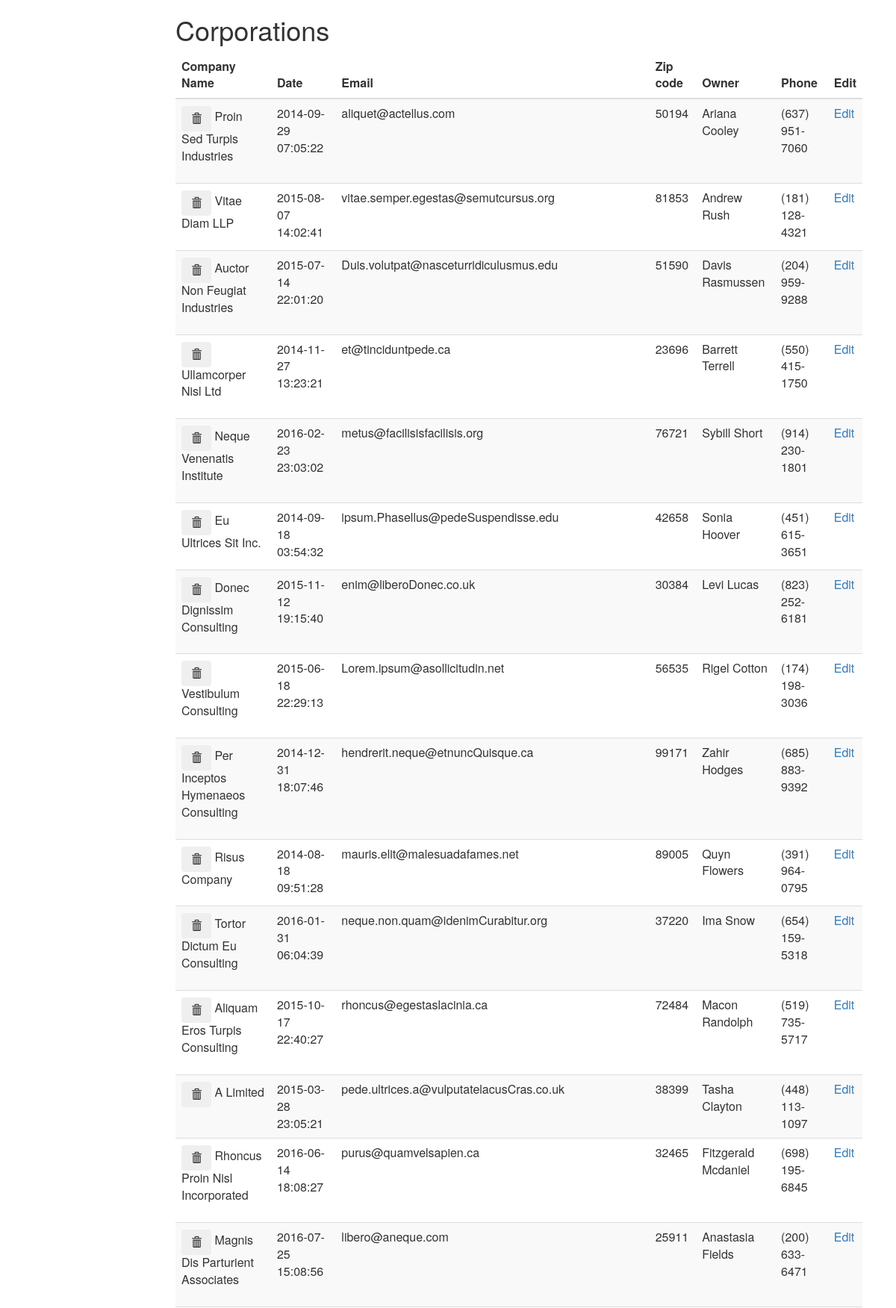
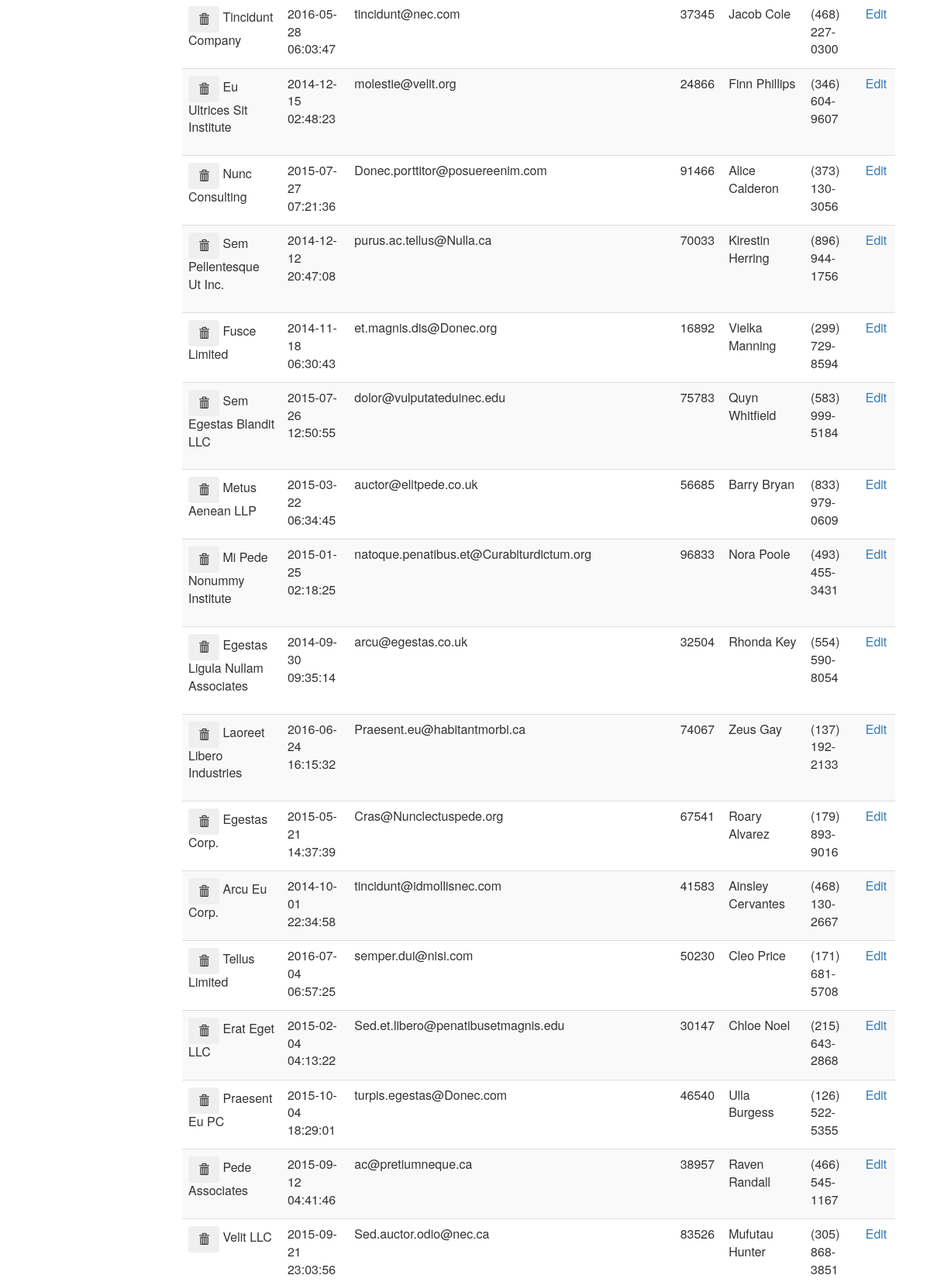
/week3/Corporations/view.php (upper part), run on the app's committed database (2 pictures, top to bottom).
### tables this page shows
CREATE TABLE `corps` (
`id` mediumint(8) unsigned NOT NULL auto_increment,
`corp` varchar(255),
`incorp_dt` varchar(255),
`email` varchar(255) default NULL,
`zipcode` varchar(10) default NULL,
`owner` varchar(255) default NULL,
`phone` varchar(100) default NULL,
PRIMARY KEY (`id`)
) AUTO_INCREMENT=1;

### week3/Corporations/model/model_corporations.php (called while the page is built, shortened)
<?php
    include (__DIR__ . '/db.php');
    function getCorps () {
        global $db;
        $results = [];
        $stmt = $db->prepare("SELECT id, corp, incorp_dt, email, zipcode, owner, phone FROM corps");
        if ( $stmt->execute() && $stmt->rowCount() > 0 ) {
             $results = $stmt->fetchAll(PDO::FETCH_ASSOC);
         }
         return ($results);
    }
?>

### week3/Corporations/view.php (the view, shortened to what this page needs)
<html lang="en">
<head>
  <link rel="stylesheet" href="https://maxcdn.bootstrapcdn.com/bootstrap/3.4.0/css/bootstrap.min.css">
</head>
<body>
    <div class="container">
    <div class="col-sm-offset-2 col-sm-10">
        <h1>Corporations</h1>
    <?php
        include __DIR__ . '/model/model_corporations.php';
        $corps = getCorps ();
    ?>
    <table class="table table-striped">
            <thead>
                <tr>
                    <th>Company Name</th>
                    <th>Date</th>
                    <th>Email</th>
                    <th>Zip code</th>
                    <th>Owner</th>
                    <th>Phone</th>
                    <th>Edit</th>
                </tr>
            </thead>
            <tbody>
            <?php foreach ($corps as $row): ?>
                <tr>
                    <td>
                            <form action="view.php" method="post">
                            <button class="btn glyphicon glyphicon-trash" type="submit"></button>
                            <?php echo $row['corp']; ?>
                        </form>
                   </td>
                    <td><?php echo $row['incorp_dt']; ?></td>
                          <td><?php echo $row['email']; ?></td>
                                <td><?php echo $row['zipcode']; ?></td>
                                      <td><?php echo $row['owner']; ?></td>
                                            <td><?php echo $row['phone']; ?></td>
                    <td><a href="editCorporations.php?action=update&corpId=<?php echo $row['id']; ?>">Edit</a></td>
                </tr>
            <?php endforeach; ?>
            </tbody>
        </table>
        <br />
    </div>
    </div>
</body>
</html>

### data on the page
corps: corp "Proin Sed Turpis Industries", incorp_dt "2014-09-29 07:05:22", email "aliquet@actellus.com", zipcode "50194", owner "Ariana Cooley", phone "(637) 951-7060"
corps: corp "Vitae Diam LLP", incorp_dt "2015-08-07 14:02:41", email "vitae.semper.egestas@semutcursus.org", zipcode "81853", owner "Andrew Rush", phone "(181) 128-4321"
corps: corp "Auctor Non Feugiat Industries", incorp_dt "2015-07-14 22:01:20", email "Duis.volutpat@nasceturridiculusmus.edu", zipcode "51590", owner "Davis Rasmussen", phone "(204) 959-9288"
corps: corp "Ullamcorper Nisl Ltd", incorp_dt "2014-11-27 13:23:21", email "et@tinciduntpede.ca", zipcode "23696", owner "Barrett Terrell", phone "(550) 415-1750"
corps: corp "Neque Venenatis Institute", incorp_dt "2016-02-23 23:03:02", email "metus@facilisisfacilisis.org", zipcode "76721", owner "Sybill Short", phone "(914) 230-1801"
corps: corp "Eu Ultrices Sit Inc.", incorp_dt "2014-09-18 03:54:32", email "ipsum.Phasellus@pedeSuspendisse.edu", zipcode "42658", owner "Sonia Hoover", phone "(451) 615-3651"
corps: corp "Donec Dignissim Consulting", incorp_dt "2015-11-12 19:15:40", email "enim@liberoDonec.co.uk", zipcode "30384", owner "Levi Lucas", phone "(823) 252-6181"
corps: corp "Vestibulum Consulting", incorp_dt "2015-06-18 22:29:13", email "Lorem.ipsum@asollicitudin.net", zipcode "56535", owner "Rigel Cotton", phone "(174) 198-3036"
corps: corp "Per Inceptos Hymenaeos Consulting", incorp_dt "2014-12-31 18:07:46", email "hendrerit.neque@etnuncQuisque.ca", zipcode "99171", owner "Zahir Hodges", phone "(685) 883-9392"
corps: corp "Risus Company", incorp_dt "2014-08-18 09:51:28", email "mauris.elit@malesuadafames.net", zipcode "89005", owner "Quyn Flowers", phone "(391) 964-0795"
corps: corp "Tortor Dictum Eu Consulting", incorp_dt "2016-01-31 06:04:39", email "neque.non.quam@idenimCurabitur.org", zipcode "37220", owner "Ima Snow", phone "(654) 159-5318"
corps: corp "Aliquam Eros Turpis Consulting", incorp_dt "2015-10-17 22:40:27", email "rhoncus@egestaslacinia.ca", zipcode "72484", owner "Macon Randolph", phone "(519) 735-5717"
corps: corp "A Limited", incorp_dt "2015-03-28 23:05:21", email "pede.ultrices.a@vulputatelacusCras.co.uk", zipcode "38399", owner "Tasha Clayton", phone "(448) 113-1097"
corps: corp "Rhoncus Proin Nisl Incorporated", incorp_dt "2016-06-14 18:08:27", email "purus@quamvelsapien.ca", zipcode "32465", owner "Fitzgerald Mcdaniel", phone "(698) 195-6845"
corps: corp "Magnis Dis Parturient Associates", incorp_dt "2016-07-25 15:08:56", email "libero@aneque.com", zipcode "25911", owner "Anastasia Fields", phone "(200) 633-6471"
corps: corp "Tincidunt Company", incorp_dt "2016-05-28 06:03:47", email "tincidunt@nec.com", zipcode "37345", owner "Jacob Cole", phone "(468) 227-0300"
corps: corp "Eu Ultrices Sit Institute", incorp_dt "2014-12-15 02:48:23", email "molestie@velit.org", zipcode "24866", owner "Finn Phillips", phone "(346) 604-9607"
corps: corp "Nunc Consulting", incorp_dt "2015-07-27 07:21:36", email "Donec.porttitor@posuereenim.com", zipcode "91466", owner "Alice Calderon", phone "(373) 130-3056"
corps: corp "Sem Pellentesque Ut Inc.", incorp_dt "2014-12-12 20:47:08", email "purus.ac.tellus@Nulla.ca", zipcode "70033", owner "Kirestin Herring", phone "(896) 944-1756"
corps: corp "Fusce Limited", incorp_dt "2014-11-18 06:30:43", email "et.magnis.dis@Donec.org", zipcode "16892", owner "Vielka Manning", phone "(299) 729-8594"
corps: corp "Sem Egestas Blandit LLC", incorp_dt "2015-07-26 12:50:55", email "dolor@vulputateduinec.edu", zipcode "75783", owner "Quyn Whitfield", phone "(583) 999-5184"
corps: corp "Metus Aenean LLP", incorp_dt "2015-03-22 06:34:45", email "auctor@elitpede.co.uk", zipcode "56685", owner "Barry Bryan", phone "(833) 979-0609"
corps: corp "Mi Pede Nonummy Institute", incorp_dt "2015-01-25 02:18:25", email "natoque.penatibus.et@Curabiturdictum.org", zipcode "96833", owner "Nora Poole", phone "(493) 455-3431"
corps: corp "Egestas Ligula Nullam Associates", incorp_dt "2014-09-30 09:35:14", email "arcu@egestas.co.uk", zipcode "32504", owner "Rhonda Key", phone "(554) 590-8054"
corps: corp "Laoreet Libero Industries", incorp_dt "2016-06-24 16:15:32", email "Praesent.eu@habitantmorbi.ca", zipcode "74067", owner "Zeus Gay", phone "(137) 192-2133"
corps: corp "Egestas Corp.", incorp_dt "2015-05-21 14:37:39", email "Cras@Nunclectuspede.org", zipcode "67541", owner "Roary Alvarez", phone "(179) 893-9016"
corps: corp "Arcu Eu Corp.", incorp_dt "2014-10-01 22:34:58", email "tincidunt@idmollisnec.com", zipcode "41583", owner "Ainsley Cervantes", phone "(468) 130-2667"
corps: corp "Tellus Limited", incorp_dt "2016-07-04 06:57:25", email "semper.dui@nisi.com", zipcode "50230", owner "Cleo Price", phone "(171) 681-5708"
corps: corp "Erat Eget LLC", incorp_dt "2015-02-04 04:13:22", email "Sed.et.libero@penatibusetmagnis.edu", zipcode "30147", owner "Chloe Noel", phone "(215) 643-2868"
corps: corp "Praesent Eu PC", incorp_dt "2015-10-04 18:29:01", email "turpis.egestas@Donec.com", zipcode "46540", owner "Ulla Burgess", phone "(126) 522-5355"
corps: corp "Pede Associates", incorp_dt "2015-09-12 04:41:46", email "ac@pretiumneque.ca", zipcode "38957", owner "Raven Randall", phone "(466) 545-1167"
corps: corp "Velit LLC", incorp_dt "2015-09-21 23:03:56", email "Sed.auctor.odio@nec.ca", zipcode "83526", owner "Mufutau Hunter", phone "(305) 868-3851"
